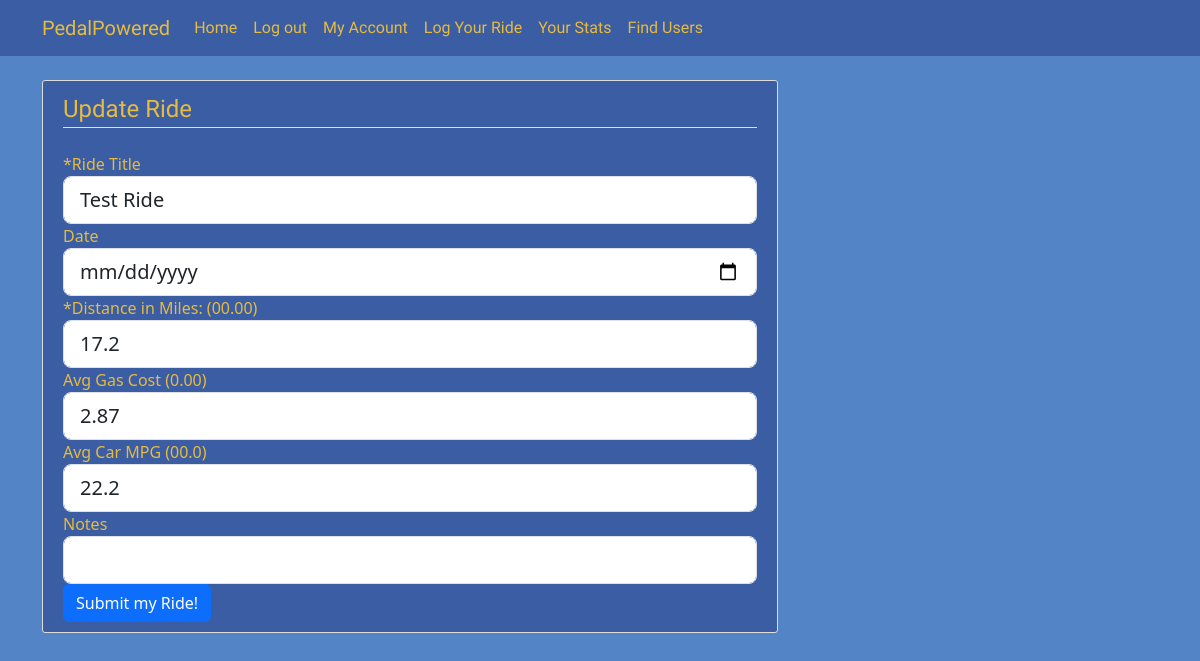
Page /post/1/update (signed in) on the earlier database version.
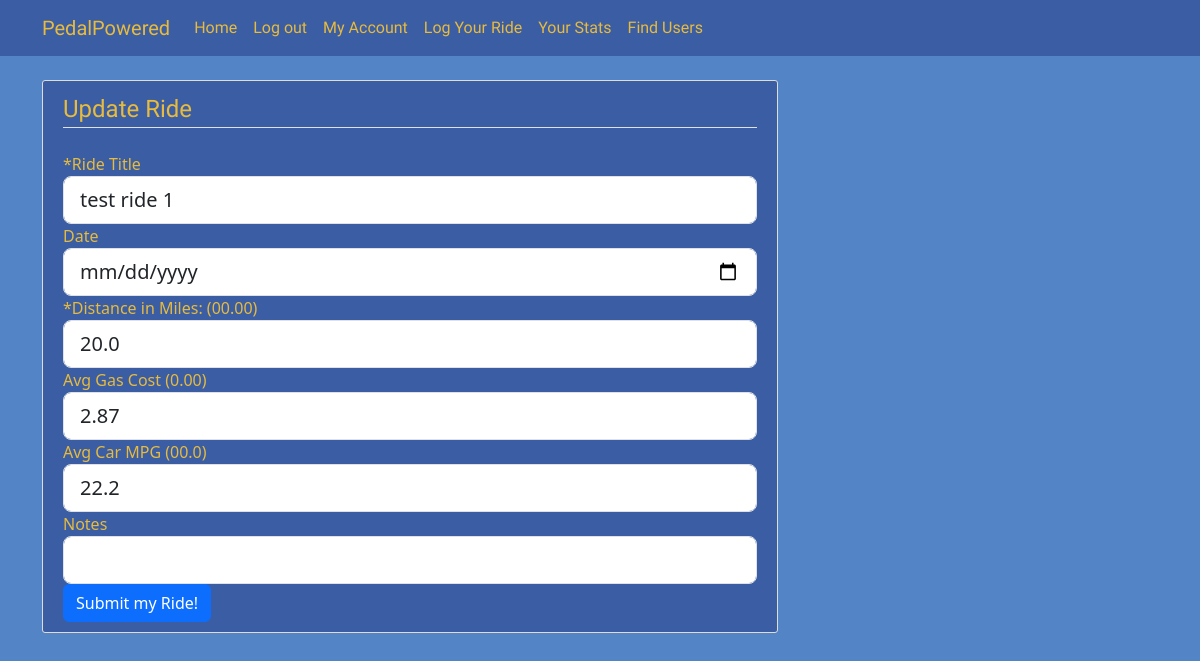
Same page on the later database version.
### pedalpowered/models.py (models this page shows, shortened)
class rides(db.Model):
    id = db.Column(db.Integer, primary_key = True)
    ride_date = db.Column(db.DateTime, nullable = False)
    title = db.Column(db.String, nullable = False)
    distance = db.Column(db.Float, nullable = False)
    gas_price = db.Column(db.Float, nullable = True)
    car_mpg = db.Column(db.Float, nullable = True)
    user_id = db.Column(db.Integer,db.ForeignKey('user.id'), nullable=False)
    gas_money_saved = db.Column(db.Float, nullable = True)
    user_comment = db.Column(db.String, nullable = False)

### pedalpowered/routes.py (the view)
@app.route("/post/<int:post_id>/update", methods=['GET','POST'])
@login_required
def update_post(post_id):
    post = rides.query.get_or_404(post_id)
    if post.author != current_user:
        abort(403)
    form = NewRideForm()
    if form.validate_on_submit():
        post.title = form.title.data
        post.distance = form.distance.data
        post.car_mpg = form.car_mpg.data
        post.gas_price = form.gas_price.data
        db.session.commit()
        flash('Ride updated!','success')
        return redirect(url_for('post', post_id=post.id))
    elif request.method == 'GET':
        form.title.data = post.title
        form.distance.data = post.distance
        form.car_mpg.data = post.car_mpg
        form.gas_price.data = post.gas_price
    return render_template('logride.html', title='Update a ride',
                            form=form, legend = 'Update Ride')

### pedalpowered/forms.py
class NewRideForm(FlaskForm):
    title = StringField('*Ride Title', validators=[DataRequired()])
    distance = FloatField('*Distance in Miles: (00.00)',validators=[DataRequired()])
    ride_date = DateField('Date', validators=[DataRequired()], format= '%Y-%m-%d')
    gas_price = FloatField('Avg Gas Cost (0.00)')
    car_mpg = FloatField('Avg Car MPG (00.0)')
    comment = StringField('Notes')
    submit_registration = SubmitField('Submit my Ride!')

### pedalpowered/models.py (called while the page is built)
@login_manager.user_loader
def load_user(user_id):
    return User.query.get(int(user_id))

### pedalpowered/templates/logride.html (shortened to what the changed rows need)
{% extends "layout.html" %}
{% block content %}
<div class = "content-section">
    <form method = "POST" action = "">
        <fieldset class="form-group">
            <div class="form-group">
                {{form.title.label(class="form-control-label")}}
                {% if form.title.errors %}
                    {{form.title(class="form-control form-control-lg is-invalid")}}
                        <div class="invalid-feedback">
                            {% for error in form.title.errors %}
                                <span>{{error}}</span>
                            {% endfor %}
                        </div>
                {% else %}
                    {{form.title(class="form-control form-control-lg")}}
                {% endif %}
            </div>
            <div class="form-group">
                {{ form.ride_date.label(class="form-control-label") }}
                {% if form.ride_date.errors %}
                    {{ form.ride_date(class="form-control form-control-lg is-invalid") }}
                    <div class="invalid-feedback">
                        {% for error in form.ride_date.errors %}
                            <span>{{ error }}</span>
                        {% endfor %}
                    </div>
                {% else %}
                    {{ form.ride_date(class="form-control form-control-lg") }}
                {% endif %}
            <div class="form-group">
                {{form.distance.label(class="form-control-label")}}
                {% if form.distance.errors %}
                    {{form.distance(class="form-control form-control-lg is-invalid")}}
                        <div class="invalid-feedback">
                            {% for error in form.distance.errors %}
                                <span>{{error}}</span>
                            {% endfor %}
                        </div>
                {% else %}
                    {{form.distance(class="form-control form-control-lg")}}
                {% endif %}
            </div>
            <div class="form-group">
                {{form.gas_price.label(class="form-control-label")}}
                {% if form.gas_price.errors %}
                    {{form.gas_price(class="form-control form-control-lg is-invalid")}}
                        <div class="invalid-feedback">
                            {% for error in form.gas_price.errors %}
                                <span>{{error}}</span>
                            {% endfor %}
                        </div>
                {% else %}
                    {{form.gas_price(class="form-control form-control-lg")}}
                {% endif %}
            </div>
            <div class="form-group">
                {{form.car_mpg.label(class="form-control-label")}}
                {% if form.car_mpg.errors %}
                    {{form.car_mpg(class="form-control form-control-lg is-invalid")}}
                        <div class="invalid-feedback">
                            {% for error in form.car_mpg.errors %}
                                <span>{{error}}</span>
                            {% endfor %}
                        </div>
                {% else %}
                    {{form.car_mpg(class="form-control form-control-lg")}}
                {% endif %}
            </div>
            <div class="form-group">
                {{form.comment.label(class="form-control-label")}}
                {% if form.comment.errors %}
                    {{form.comment(class="form-control form-control-lg is-invalid")}}
                        <div class="invalid-feedback">
                            {% for error in form.comment.errors %}
                                <span>{{error}}</span>
                            {% endfor %}
                        </div>
                {% else %}
                    {{form.comment(class="form-control form-control-lg")}}
                {% endif %}
            </div>
        </fieldset>
    </form>
</div>
{% endblock content %}

Differences in the rows shown:
changed rides: title "Test Ride" → "test ride 1"; distance "17.2" → "20.0"
